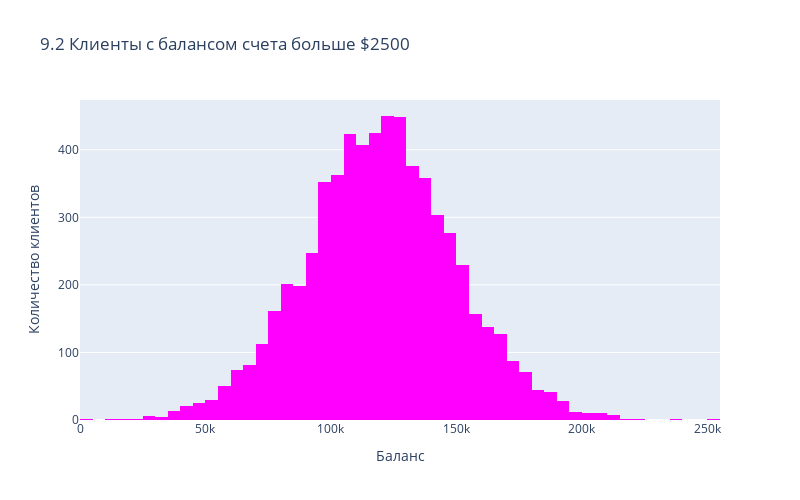

Notebook cell for this chart:
### Markdown cell above
_______

9.2. Постройте график, показывающий распределение баланса пользователей, у которых на счету больше 2 500 долларов. Опишите распределение и сделайте выводы.

*Решение*

### Code cell
# Опрежеляем клиентов, у которых на счету больше $2500
clients_filtered = churn_data[churn_data['Balance'] > 2500] 

# Формируем и выводим гистограмму
fig = px.histogram(
    data_frame=clients_filtered,                                               # Набор данных для диаграммы
    x='Balance',                                                               # Столбец с данными по оси х
    color_discrete_sequence = ['fuchsia'],                                     # Палитра цветов графика
    height=500,                                                                # Высота диаграммы
    width=800,                                                                 # Ширина диаграммы
    title = '9.2 Клиенты с балансом счета больше $2500',                       # Название диаграммы
    nbins=60                                                                   # Диапазон равных интервалов
)
fig.update_xaxes(title_text='Баланс')                                          # Обновляем метку по оси x
fig.update_yaxes(title_text='Количество клиентов')                             # Обновляем метку по оси y
#fig.write_image('Images/9.2.png')                                             # Сохраняем рисунок в папку Images
fig.show()                                                                     # Вывод графика на экран

### Figure 1 — Plotly figure (JSON) as saved in the notebook; plotly's stock layout.template omitted (floating-point values rounded to 4 significant figures; data arrays with more than 128 entries replaced by an {"elided": "..."} marker saying what was removed)
{"data": [{"alignmentgroup": "True", "bingroup": "x", "hovertemplate": "Balance=%{x}<br>count=%{y}<extra></extra>", "legendgroup": "", "marker": {"color": "fuchsia", "pattern": {"shape": ""}}, "name": "", "nbinsx": 60, "offsetgroup": "", "orientation": "v", "showlegend": false, "type": "histogram", "x": {"elided": "6383 float values"}, "xaxis": "x", "yaxis": "y"}], "layout": {"barmode": "relative", "height": 500, "legend": {"tracegroupgap": 0}, "title": {"text": "9.2 Клиенты с балансом счета больше $2500"}, "width": 800, "xaxis": {"anchor": "y", "domain": [0, 1], "title": {"text": "Баланс"}}, "yaxis": {"anchor": "x", "domain": [0, 1], "title": {"text": "Количество клиентов"}}}}
